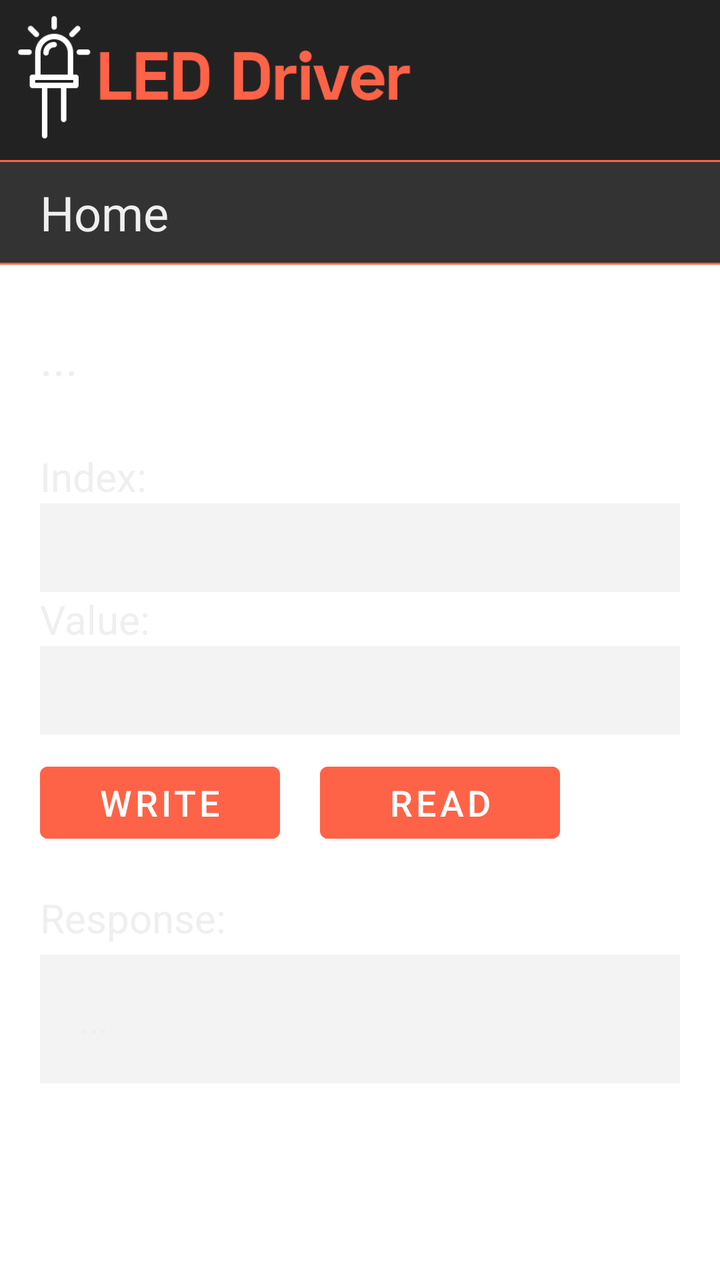
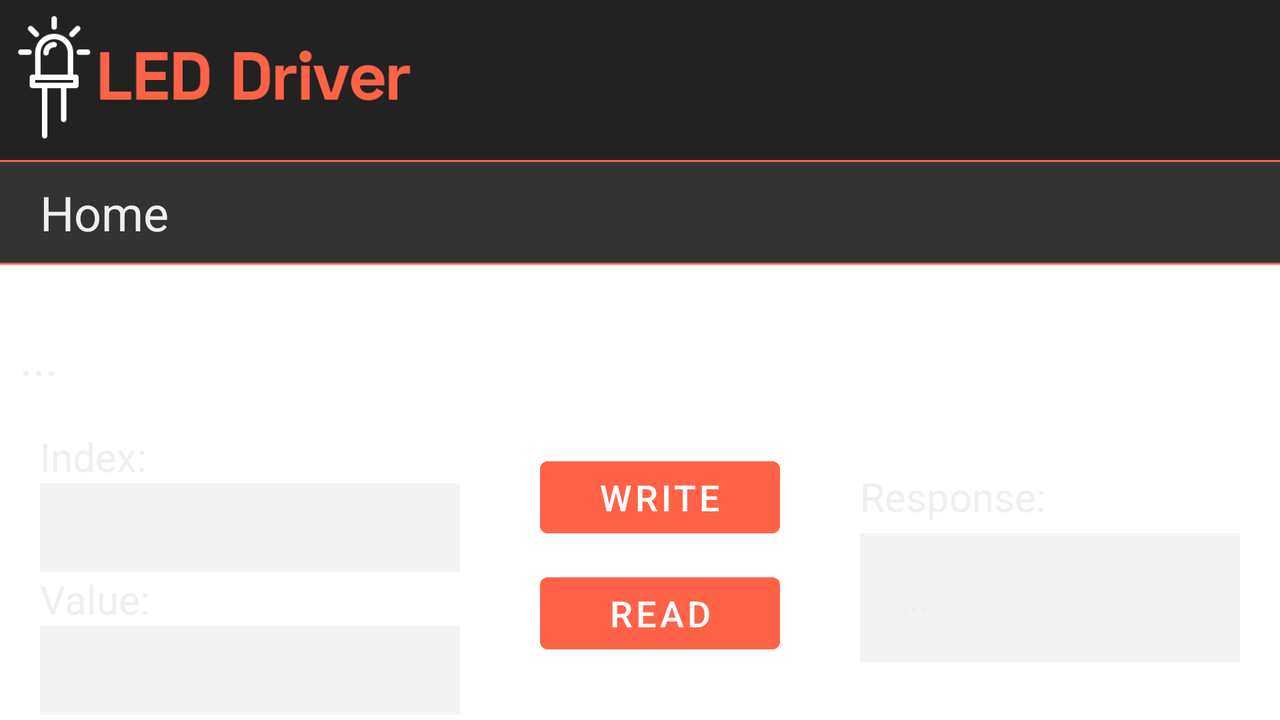

First picture: res/layout/ on a phone held upright. Second picture: the repository's own variant of that layout, on a device whose configuration matches the variant's folder. Source for both follows.
<!-- AndroidManifest.xml: application theme Theme.Projekt_Aplikacja_Mobilna -->
<!-- res/layout/modules.xml -->
<?xml version="1.0" encoding="utf-8"?>
<androidx.constraintlayout.widget.ConstraintLayout xmlns:android="http://schemas.android.com/apk/res/android"
    xmlns:app="http://schemas.android.com/apk/res-auto"
    xmlns:tools="http://schemas.android.com/tools"
    android:layout_width="match_parent"
    android:layout_height="match_parent"
    android:scaleType="centerCrop"
    android:animateLayoutChanges="false"
    tools:context=".MainActivity">

    <ImageView
        android:id="@+id/imageBackground"
        android:layout_width="match_parent"
        android:layout_height="match_parent"
        android:layout_alignParentLeft="true"
        android:scaleType="centerCrop"
        android:layout_alignParentTop="true"
        android:src="@drawable/prism"/>

    <LinearLayout
        android:layout_width="match_parent"
        android:layout_height="match_parent"
        android:orientation="vertical">

        <ImageView
            android:id="@+id/imageLogo"
            android:layout_width="match_parent"
            android:layout_height="80dp"
            android:layout_alignParentLeft="true"
            android:scaleType="fitStart"
            android:layout_alignParentTop="true"
            android:background="#ff222222"
            android:padding="5dp"
            android:src="@drawable/logo2"/>
        android:src="@drawable/logo2"/>

        <TextView
            android:id="@+id/textHome"
            android:layout_width="match_parent"
            android:layout_height="wrap_content"
            android:text="Home"
            android:onClick="onOptionClicked"
            android:textColor="#EFEFEF"
            android:background="@drawable/back_border"
            app:layout_constraintBottom_toBottomOf="parent"
            app:layout_constraintLeft_toLeftOf="parent"
            app:layout_constraintRight_toRightOf="parent"
            android:paddingLeft="20dp"
            android:paddingVertical="10dp"
            android:textSize="24dp"
            app:layout_constraintTop_toTopOf="parent" />

        <TextView
            android:id="@+id/textOutput"
            android:layout_width="match_parent"
            android:layout_height="wrap_content"
            android:textColor="#EFEFEF"
            android:paddingLeft="20dp"
            android:paddingVertical="10dp"
            android:layout_marginBottom="20dp"
            android:textSize="24dp"
            android:layout_marginTop="20dp"
            android:text="..." />

        <TextView
            android:id="@+id/textView"
            android:layout_width="match_parent"
            android:layout_height="wrap_content"
            android:textSize="20dp"
            android:paddingLeft="20dp"
            android:textColor="#EFEFEF"
            android:text="Index:" />

        <EditText
            android:id="@+id/modbusIndex"
            android:layout_width="match_parent"
            android:layout_height="wrap_content"
            android:ems="10"
            android:padding="10dp"
            android:background="#19818181"
            android:layout_marginLeft="20dp"
            android:layout_marginRight="20dp"
            android:textColor="#EFEFEF"
            android:inputType="number" />

        <TextView
            android:id="@+id/textView2"
            android:layout_width="match_parent"
            android:layout_height="wrap_content"
            android:textSize="20dp"
            android:paddingLeft="20dp"
            android:textColor="#EFEFEF"
            android:text="Value:" />

        <EditText
            android:id="@+id/modbusValue"
            android:layout_width="match_parent"
            android:layout_height="wrap_content"
            android:layout_marginLeft="20dp"
            android:layout_marginRight="20dp"
            android:padding="10dp"
            android:background="#19818181"
            android:ems="10"
            android:inputType="number"
            android:textColor="#EFEFEF" />

    <LinearLayout
        android:layout_width="match_parent"
        android:layout_height="wrap_content"
        android:orientation="horizontal">
        <Button
            android:id="@+id/modbusButtonWrite"
            android:layout_width="120dp"
            android:layout_height="wrap_content"
            android:layout_marginLeft="20dp"
            android:layout_marginTop="10dp"
            android:backgroundTint="#ff6347"
            android:text="Write"
            android:textSize="18dp" />

        <Button
            android:id="@+id/modbusButtonRead"
            android:layout_width="120dp"
            android:layout_height="wrap_content"
            android:layout_marginLeft="20dp"
            android:layout_marginTop="10dp"
            android:backgroundTint="#ff6347"
            android:text="Read"
            android:textSize="18dp" />
    </LinearLayout>

        <TextView
            android:id="@+id/textView3"
            android:layout_width="match_parent"
            android:layout_height="wrap_content"
            android:textSize="20dp"
            android:layout_marginTop="20dp"
            android:paddingLeft="20dp"
            android:textColor="#EFEFEF"
            android:text="Response:" />

        <TextView
            android:id="@+id/modbusRes"
            android:layout_width="match_parent"
            android:layout_height="wrap_content"
            android:layout_marginTop="5dp"
            android:padding="20dp"
            android:layout_marginHorizontal="20dp"
            android:background="#19818181"
            android:paddingLeft="20dp"
            android:text="..."
            android:textColor="#EFEFEF"
            android:textSize="18dp" />


    </LinearLayout>

</androidx.constraintlayout.widget.ConstraintLayout>
<!-- resources referenced by this layout -->
<resources>
  <!-- drawable back_border (drawable) -->
  <?xml version="1.0" encoding="utf-8"?>
  <layer-list xmlns:android="http://schemas.android.com/apk/res/android" >
      <item>
          <shape
              android:shape="rectangle">
              <stroke android:width="3dp" android:color="#FFff6347" />
              <solid android:color="#cc333333" />
          </shape>
      </item>
  
      <item android:top="1dp" android:bottom="1dp">
          <shape
              android:shape="rectangle">
              <stroke android:width="3dp" android:color="#FF333333" />
              <solid android:color="#FF333333" />
          </shape>
      </item>
  
  </layer-list>
  <!-- drawable logo2: png bitmap (drawable-v24, 5789 bytes) -->
  <style name="Theme.Projekt_Aplikacja_Mobilna" parent="Theme.MaterialComponents.DayNight.NoActionBar">
          
          <item name="colorPrimary">@color/purple_500</item>
          <item name="colorPrimaryVariant">@color/purple_700</item>
          <item name="colorOnPrimary">@color/white</item>
          
          <item name="colorSecondary">@color/teal_200</item>
          <item name="colorSecondaryVariant">@color/teal_700</item>
          <item name="colorOnSecondary">@color/black</item>
          
          <item name="android:statusBarColor" tools:targetApi="l">#FF000000</item>
          
      </style>
</resources>
<!-- res/layout-land/modules.xml (the repository's variant of the layout above) -->
<!-- drawn on the phone turned sideways -->
<?xml version="1.0" encoding="utf-8"?>
<androidx.constraintlayout.widget.ConstraintLayout xmlns:android="http://schemas.android.com/apk/res/android"
    xmlns:app="http://schemas.android.com/apk/res-auto"
    xmlns:tools="http://schemas.android.com/tools"
    android:layout_width="match_parent"
    android:layout_height="match_parent"
    android:scaleType="centerCrop"
    android:animateLayoutChanges="false"
    tools:context=".MainActivity">

    <ImageView
        android:id="@+id/imageBackground"
        android:layout_width="match_parent"
        android:layout_height="match_parent"
        android:layout_alignParentLeft="true"
        android:scaleType="centerCrop"
        android:layout_alignParentTop="true"
        android:src="@drawable/prism"/>

    <LinearLayout
        android:layout_width="match_parent"
        android:layout_height="match_parent"
        android:orientation="vertical">

        <ImageView
            android:id="@+id/imageLogo"
            android:layout_width="match_parent"
            android:layout_height="80dp"
            android:layout_alignParentLeft="true"
            android:scaleType="fitStart"
            android:layout_alignParentTop="true"
            android:background="#ff222222"
            android:padding="5dp"
            android:src="@drawable/logo2"/>
        android:src="@drawable/logo2"/>

        <TextView
            android:id="@+id/textHome"
            android:layout_width="match_parent"
            android:layout_height="wrap_content"
            android:text="Home"
            android:onClick="onOptionClicked"
            android:textColor="#EFEFEF"
            android:background="@drawable/back_border"
            app:layout_constraintBottom_toBottomOf="parent"
            app:layout_constraintLeft_toLeftOf="parent"
            app:layout_constraintRight_toRightOf="parent"
            android:paddingLeft="20dp"
            android:paddingVertical="10dp"
            android:textSize="24dp"
            app:layout_constraintTop_toTopOf="parent" />

        <TextView
            android:id="@+id/textOutput"
            android:layout_width="match_parent"
            android:layout_height="wrap_content"
            android:textColor="#EFEFEF"
            android:paddingLeft="10dp"
            android:paddingVertical="10dp"
            android:layout_marginBottom="10dp"
            android:textSize="24dp"
            android:layout_marginTop="20dp"
            android:text="..." />

        <LinearLayout
            android:layout_width="match_parent"
            android:layout_height="wrap_content"
            android:orientation="horizontal">

            <LinearLayout
                android:layout_width="wrap_content"
                android:layout_height="wrap_content"
                android:orientation="vertical">

            <TextView
                android:id="@+id/textView"
                android:layout_width="match_parent"
                android:layout_height="wrap_content"
                android:textSize="20dp"
                android:paddingLeft="20dp"
                android:textColor="#EFEFEF"
                android:text="Index:" />



            <EditText
                android:id="@+id/modbusIndex"
                android:layout_width="match_parent"
                android:layout_height="wrap_content"
                android:ems="10"
                android:padding="10dp"
                android:background="#19818181"
                android:layout_marginLeft="20dp"
                android:layout_marginRight="20dp"
                android:textColor="#EFEFEF"
                android:inputType="number" />

            <TextView
                android:id="@+id/textView2"
                android:layout_width="match_parent"
                android:layout_height="wrap_content"
                android:textSize="20dp"
                android:paddingLeft="20dp"
                android:textColor="#EFEFEF"
                android:text="Value:" />

            <EditText
                android:id="@+id/modbusValue"
                android:layout_width="match_parent"
                android:layout_height="wrap_content"
                android:layout_marginLeft="20dp"
                android:layout_marginRight="20dp"
                android:padding="10dp"
                android:background="#19818181"
                android:ems="10"
                android:inputType="number"
                android:textColor="#EFEFEF" />

        </LinearLayout>

        <LinearLayout
            android:layout_width="wrap_content"
            android:layout_height="wrap_content"
            android:layout_marginRight="20dp"
            android:orientation="vertical">
            <Button
                android:id="@+id/modbusButtonWrite"
                android:layout_width="120dp"
                android:layout_height="wrap_content"
                android:layout_marginLeft="20dp"
                android:layout_marginTop="10dp"
                android:backgroundTint="#ff6347"
                android:text="Write"
                android:textSize="18dp" />

            <Button
                android:id="@+id/modbusButtonRead"
                android:layout_width="120dp"
                android:layout_height="wrap_content"
                android:layout_marginLeft="20dp"
                android:layout_marginTop="10dp"
                android:backgroundTint="#ff6347"
                android:text="Read"
                android:textSize="18dp" />
        </LinearLayout>

            <LinearLayout
                android:layout_width="match_parent"
                android:layout_height="wrap_content"
                android:orientation="vertical">

                <TextView
                    android:id="@+id/textView3"
                    android:layout_width="match_parent"
                    android:layout_height="wrap_content"
                    android:textSize="20dp"
                    android:layout_marginTop="20dp"
                    android:paddingLeft="20dp"
                    android:textColor="#EFEFEF"
                    android:text="Response:" />

                <TextView
                    android:id="@+id/modbusRes"
                    android:layout_width="match_parent"
                    android:layout_height="wrap_content"
                    android:layout_marginTop="5dp"
                    android:padding="20dp"
                    android:layout_marginHorizontal="20dp"
                    android:background="#19818181"
                    android:paddingLeft="20dp"
                    android:text="..."
                    android:textColor="#EFEFEF"
                    android:textSize="18dp" />

            </LinearLayout>

    </LinearLayout>


    </LinearLayout>

</androidx.constraintlayout.widget.ConstraintLayout>
